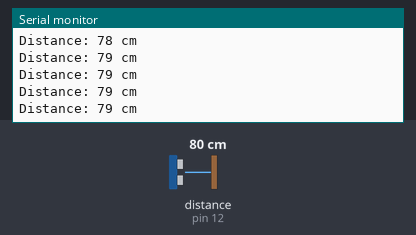
Recording of a sketch running on a simulated Arduino Uno, built with avr-gcc and run on an emulated ATmega328P. Parts: the last lines printed to the serial monitor. Wiring (inferred from the names in the program): ultrasonic range finder: trigger pin 13; echo pin 12. Inputs (shaded band) come from the test bench; at power-on: distance to the obstacle (sensor on pin 12) 80 cm. The echo pulse lasts 58.3 µs per cm.

Above: at 1.2 s.
1.3 s: distance to the obstacle (sensor on pin 12) set to 2 cm
At 1.71 s:
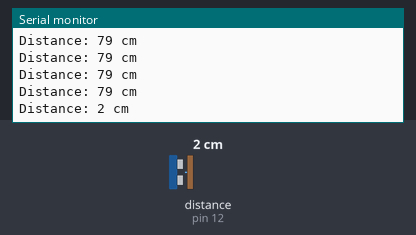
4.3 s: distance to the obstacle (sensor on pin 12) set to 4 cm
At 4.47 s:
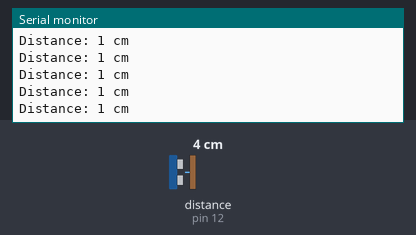
Timing chart, 0 to 7.3 s (numbered marks = the images above; inputs shaded):
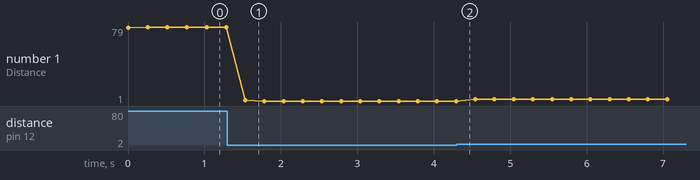

Measured:
- after the input at 1.3 s, the serial monitor: prints a new line after 0.23 s (image 1)
- plotted number 1: 79 → 1 after the input at 1.3 s, 1 → 3 after the input at 4.3 s

The sketch:

tp_1_71.ino
```cpp
#define trigPin  13
#define echoPin  12
long duration, cm;

void setup() {
  Serial.begin (9600);
  pinMode(trigPin, OUTPUT);
  pinMode(echoPin, INPUT);
}

void loop()
{
  digitalWrite(trigPin, LOW);
  delayMicroseconds(5);
  digitalWrite(trigPin, HIGH);
  delayMicroseconds(10);
  digitalWrite(trigPin, LOW);

  duration = pulseIn(echoPin, HIGH);


  cm= duration*0.034/2;
  Serial.print("Distance: ");
  Serial.print(cm);
  Serial.println(" cm");

  delay(250);
}
```
